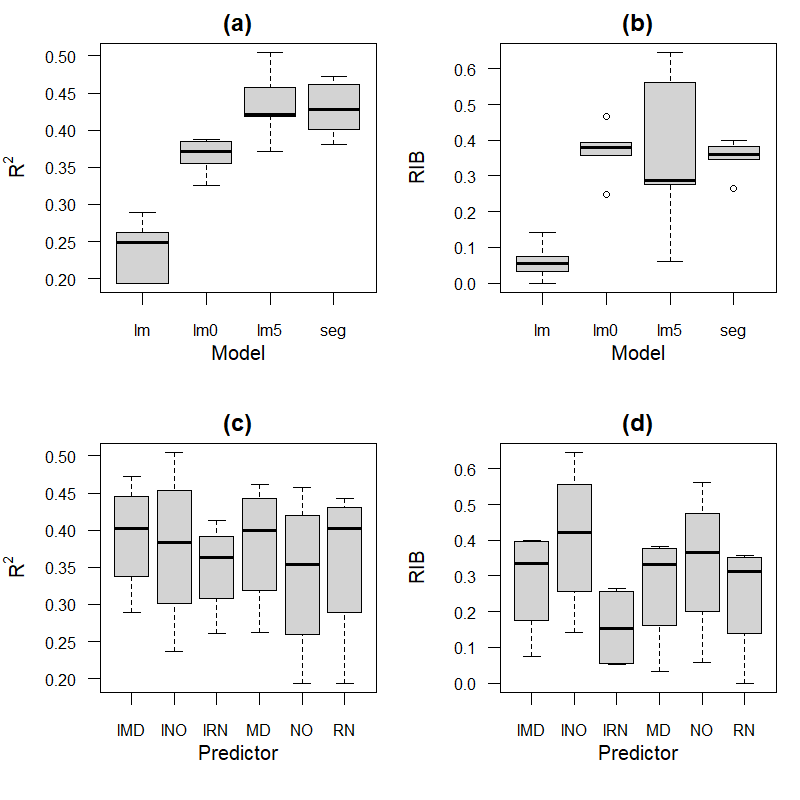

This chart was generated by the following R code:

if (system('hostname', TRUE) == "LAPTOP-IVSPBGCA") { setwd('C:/github/IBLI')
} else { setwd('C:/Users/camila/Google Drive/AfSF') }

x <- readRDS("reg_RIB.rds")

#z <- readRDS("rmd/perfect.rds")


tv <- "0.18"
tvar <- paste0("mqs", tv)
vars <- c("group", "model", "r2", tvar)
d <- x[, vars]
colnames(d) <- gsub(tvar, "RIB", colnames(d))


png("figs/fig3.png", 800, 800, pointsize = 24)
x11()
par(mfrow=c(2, 2), mar=c(4.5, 4.2, 1.8, 1)) #c(bottom, left, top, right)
boxplot(r2~model, data=d, ylab = expression(R^2), xlab="", las=1, main="(a)", cex.axis=.9)
title(xlab="Model", line=2)
boxplot(RIB~model, data=d, xlab="", las=1, main="(b)", cex.axis=.9)
title(xlab="Model", line=2)

boxplot(r2~group, data=d, ylab = expression(R^2), xlab="", las=1, main="(c)", cex.axis=.9)
title(xlab="Predictor", line=2)
boxplot(RIB~group, data=d, xlab="", las=1, main="(d)", cex.axis=.9)
title(xlab="Predictor", line=2)
dev.off()

